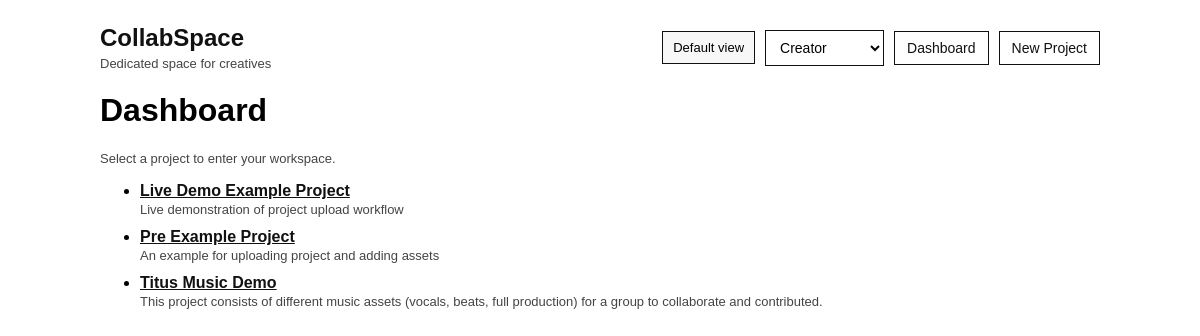
The page / on the database its author committed.
### models.py (models this page shows)
class Project(db.Model):
    __tablename__ = "projects"
    id = db.Column(db.Integer, primary_key=True)
    title = db.Column(db.String(120), nullable=False)
    description = db.Column(db.Text, nullable=True)
    allow_collaborator_set_current = db.Column(db.Boolean, default=False)
    created_at = db.Column(db.DateTime, default=datetime.utcnow)
    assets = db.relationship("Asset", backref="project", cascade="all, delete-orphan")
    presentations = db.relationship("PresentationPage", backref="project", cascade="all, delete-orphan")

### app.py (the view)
    @app.route("/")
    def dashboard():
        projects = Project.query.order_by(Project.created_at.desc()).all()
        global_role = session.get("global_role", "Creator")
        return render_template("dashboard.html", projects=projects, global_role=global_role)

### templates/dashboard.html
{% extends "base.html" %}
{% block content %}
<h1>Dashboard</h1>
<p class="muted">Select a project to enter your workspace.</p>
{% if projects %}
  <ul>
    {% for p in projects %}
      <li style="margin-bottom:10px;">
        <a href="{{ url_for('project_open', project_id=p.id) }}">
          <b>{{ p.title }}</b></a><br/>
        <span class="muted">{{ p.description or "No description" }}</span>
      </li>
    {% endfor %}
  </ul>
{% else %}
  <p>No projects yet. Use <b>New Project</b> in the top menu.</p>
{% endif %}
{% endblock %}

### templates/base.html (style rules this page uses)
body { font-family: Arial, sans-serif; max-width: 1000px; margin: 24px auto; }
a { color: #111; }
.muted { color:#444; font-size:13px; }

### rows shown on the page
Project: title "Live Demo Example Project", description "Live demonstration of project upload workflow"
Project: title "Pre Example Project", description "An example for uploading project and adding assets"
Project: title "Titus Music Demo", description "This project consists of different music assets (vocals, beats, full production) for a group to collaborate and contributed."
